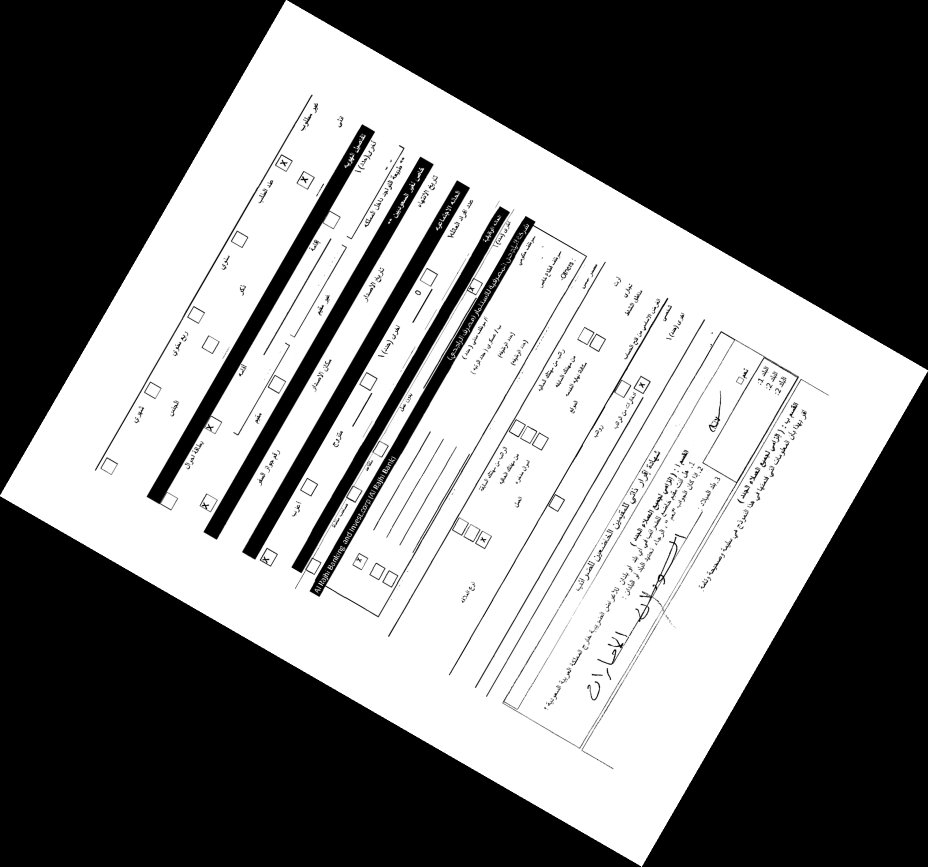
#> input picture 300deg.png, 1856 x 1733 px (shown at 1/2 size)
$ python image_rotate.py
#> lines starting #> are read from the running program, lines starting #| are printed output that depends on the picture; after the words box and inside, x2 and y2 are one past the last pixel; in counts of white or black regions, pixels touching at a corner belong together; long printed decimals are rounded
import numpy as np
import cv2
import math
from scipy import ndimage

#img_before = cv2.imread('img3.jpg')
img_before = cv2.imread('300deg.png')
#> img_before is the input picture: shape (1733, 1856, 3); min 0, max 255, mean 122.2
dpi=300
#img_before = cv2.resize(img_before, (640,480))
#cv2.imshow("Before", img_before)
key = cv2.waitKey(0)
#> (key Esc is pressed here)

img_gray = cv2.cvtColor(img_before, cv2.COLOR_BGR2GRAY)
img_edges = cv2.Canny(img_gray, 100, 100, apertureSize=3)
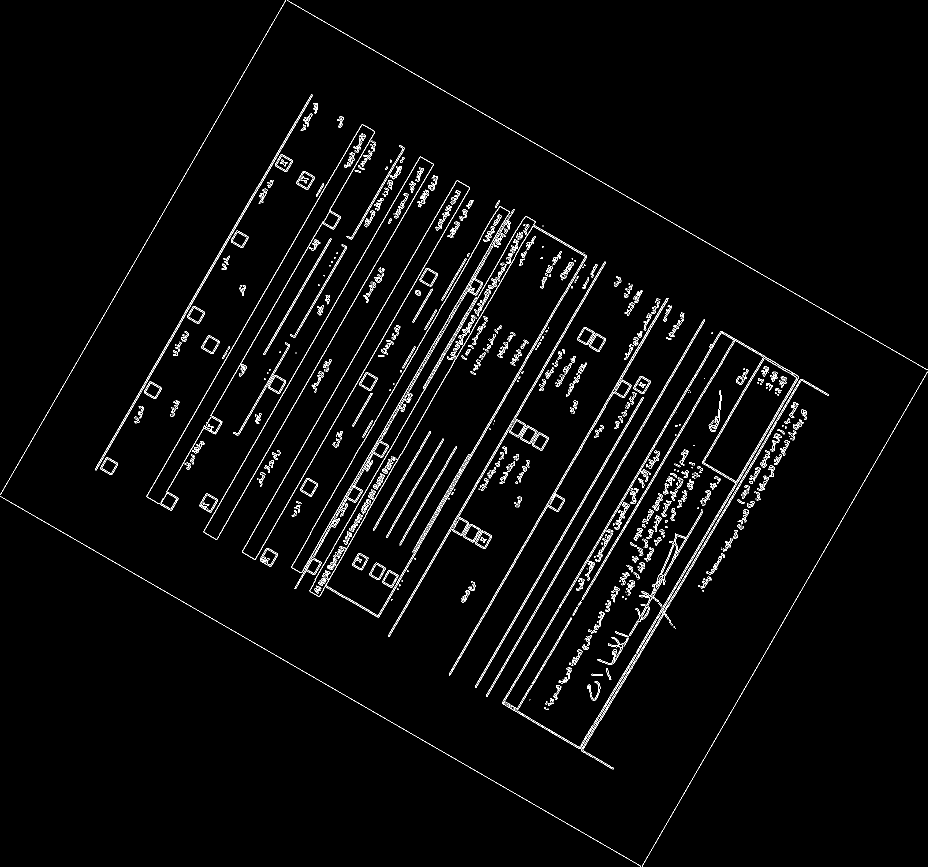
#> img_edges: shape (1733, 1856) (shown at 1/2 size); 2.4% white in thin lines or dots
lines = cv2.HoughLinesP(img_edges, 1, math.pi / 180.0, 100, minLineLength=100, maxLineGap=5)
#> lines = 131 rows, first 6: [0, 992, 1280, 1731], [574, 0, 1854, 739], [510, 1118, 939, 375], [1, 988, 571, 1], [293, 992, 714, 263], [783, 1188, 1156, 542]
angles = []

for x1, y1, x2, y2 in lines[0]:
    cv2.line(img_before, (x1, y1), (x2, y2), (255, 0, 0), 3)
    angle = math.degrees(math.atan2(y2 - y1, x2 - x1))
    angles.append(angle)
#> this loop made 1 pass
#> (x1, y1, x2, y2, angle) on pass 1: (0, 992, 1280, 1731, 30)
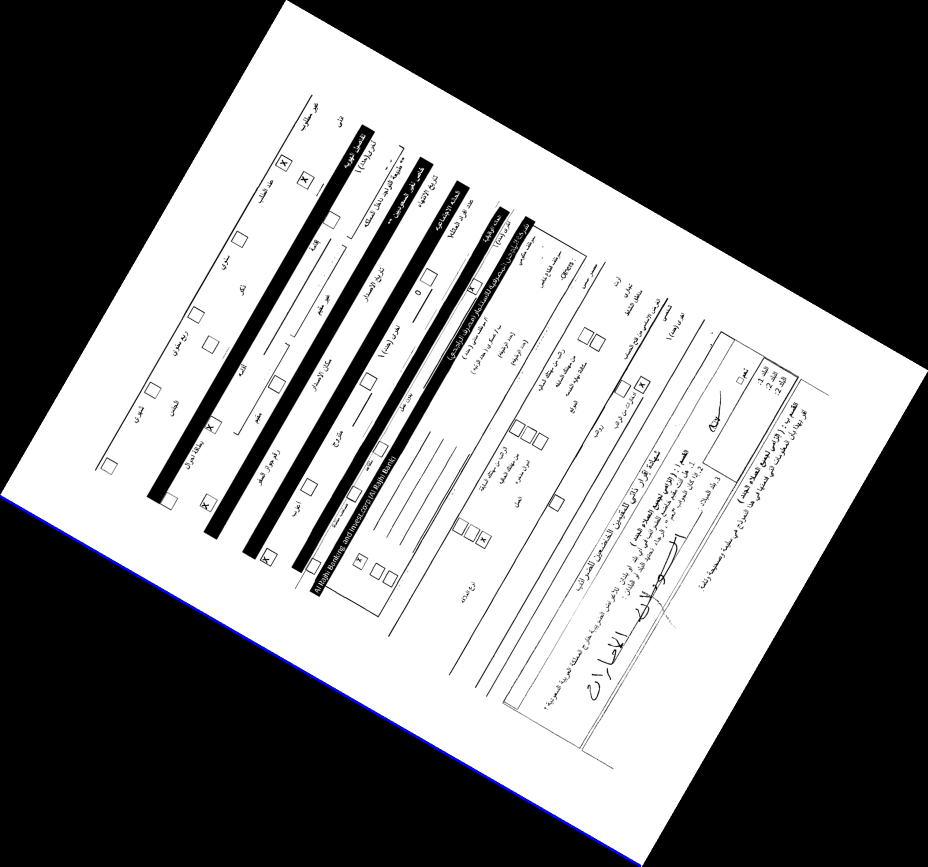
#> img_before: shape (1733, 1856, 3) (shown at 1/2 size); 0.23% of pixels changed, all inside (x1, y1, x2, y2) = (0, 990, 1283, 1733)
#> after the loop, angles = [30]

median_angle = np.median(angles)
#> median_angle = 30
img_rotated = ndimage.rotate(img_before, median_angle)
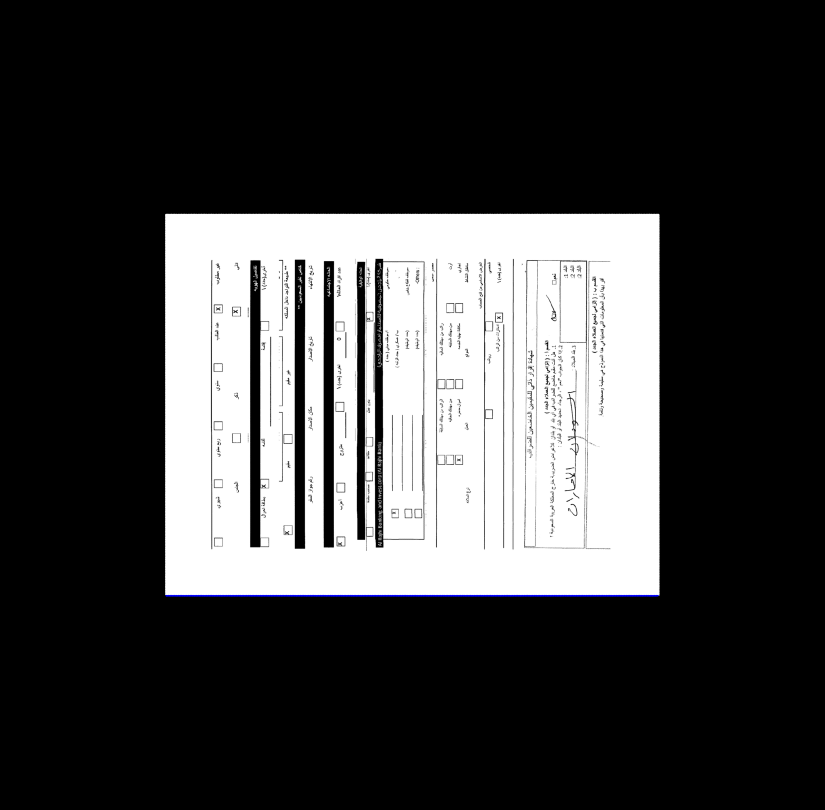
#> img_rotated: shape (2429, 2474, 3) (shown at 1/3 size); mean B, G, R 65.5, 65.2, 65.2
rotated_90 = np.rot90(img_rotated) #rotated 90 deg once
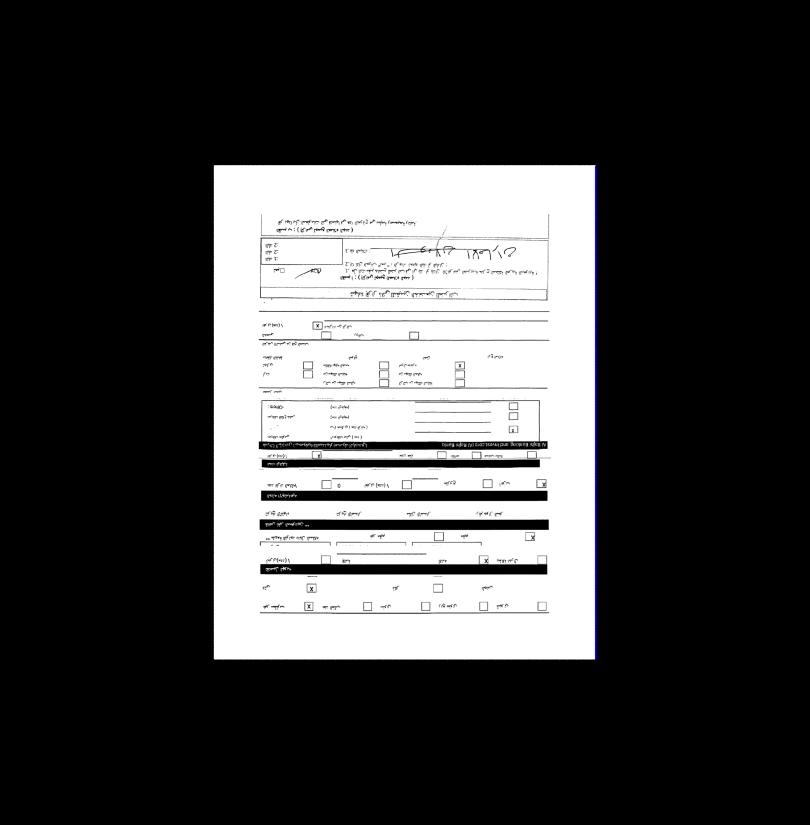
#> rotated_90: shape (2474, 2429, 3) (shown at 1/3 size); mean B, G, R 65.5, 65.2, 65.2
rotated_180 = np.rot90(rotated_90)
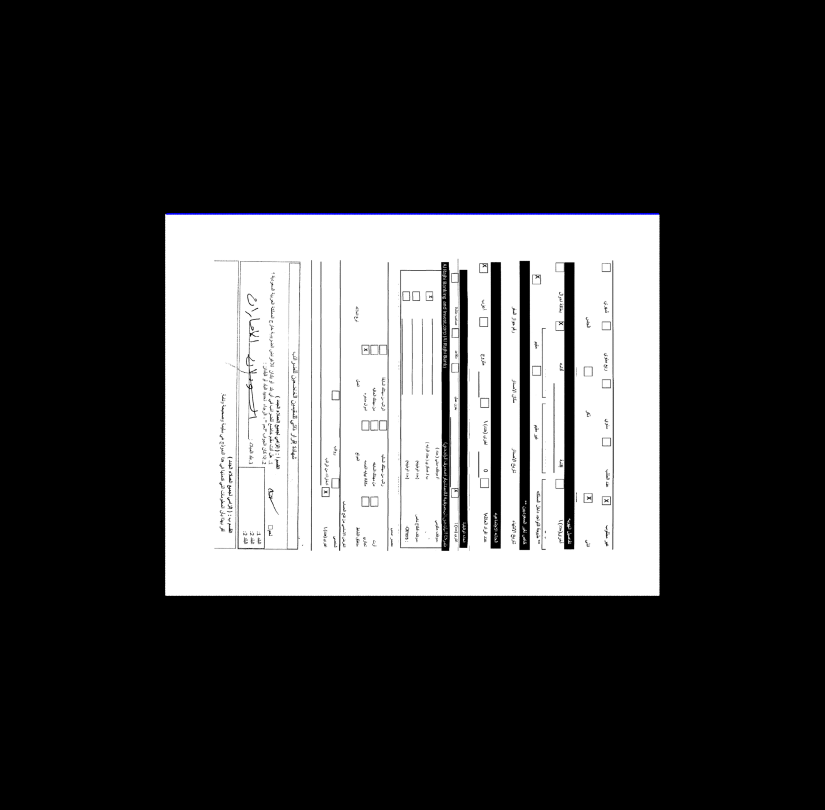
#> rotated_180: shape (2429, 2474, 3) (shown at 1/3 size); mean B, G, R 65.5, 65.2, 65.2
rotated_270 = np.rot90(rotated_180)
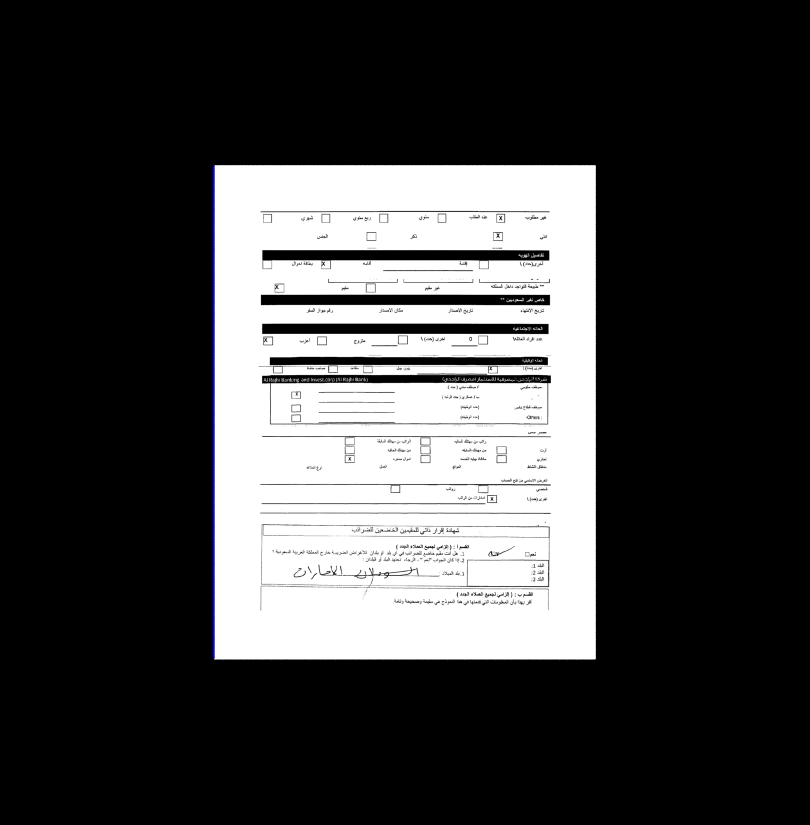
#> rotated_270: shape (2474, 2429, 3) (shown at 1/3 size); mean B, G, R 65.5, 65.2, 65.2

print("Angle is {}".format(median_angle))
#| Angle is 30.000


'''


import numpy as np
import cv2
import math
from scipy import ndimage


img_before = cv2.imread('img1.jpg')
#img_before = cv2.resize(img_before, (640,480))
cv2.imshow("Before", img_before)
key = cv2.waitKey(0)

img_gray = cv2.cvtColor(img_before, cv2.COLOR_BGR2GRAY)
img_edges = cv2.Canny(img_gray, 100, 100, apertureSize=3)
lines = cv2.HoughLinesP(img_edges, 1, math.pi / 180.0, 100, minLineLength=100, maxLineGap=5)

angles = []

for x1, y1, x2, y2 in lines[0]:
    cv2.line(img_before, (x1, y1), (x2, y2), (255, 0, 0), 3)
    angle = math.degrees(math.atan2(y2 - y1, x2 - x1))
    angles.append(angle)

median_angle = np.median(angles)
img_rotated = ndimage.rotate(img_before, median_angle)

rotated_90_clockwise = np.rot90(img_rotated) #rotated 90 deg once
rotated_180_clockwise = np.rot90(rotated_90_clockwise)
rotated_270_clockwise = np.rot90(rotated_180_clockwise)

#displaying all the images in different windows(optional)
cv2.imshow('median_angle_rotation', img_rotated)
# Create window with freedom of dimensions
#cv2.namedWindow("90 deg", cv2.WINDOW_NORMAL)
#cv2.resizeWindow("90 deg", 960, 540)
cv2.imshow('90 deg', rotated_90_clockwise)
cv2.imshow('Inverted', rotated_180_clockwise)
cv2.imshow('270 deg', rotated_270_clockwise)

k = cv2.waitKey(0)
if (k == 27): #closes all windows if ESC is pressed
	cv2.destroyAllWindows()

print("Angle is {}".format(median_angle))
cv2.imwrite('rotated.jpg', img_rotated)
'''

cv2.imwrite('output/rotated.jpg', img_rotated)

cv2.imwrite('output/rotated_90.jpg', rotated_90)

cv2.imwrite('output/rotated_180.jpg', rotated_180)

cv2.imwrite('output/rotated_270.jpg', rotated_270)

$ run again, with 39deg.png copied over 300deg.png
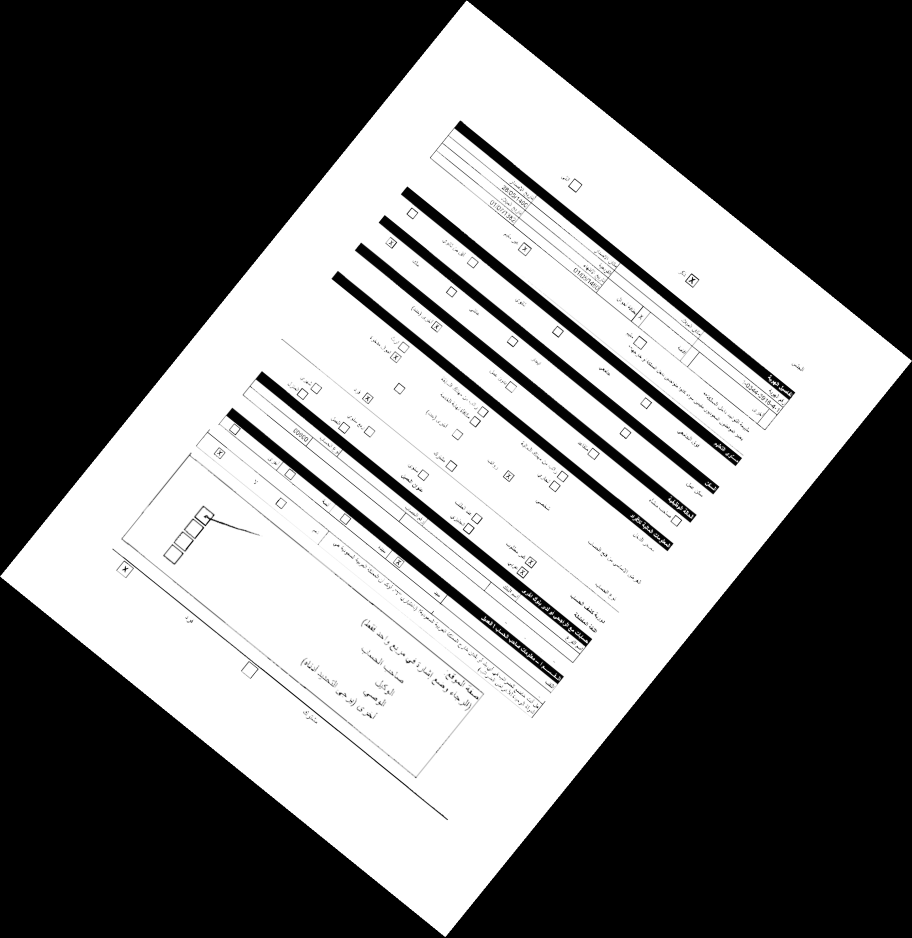
#> input picture 39deg.png, 1824 x 1875 px (shown at 1/2 size)
#> img_before is the input picture: shape (1875, 1824, 3); min 0, max 255, mean 116.4
#> `img_edges = cv2.Canny(img_gray, 100, 100, apertureSize=3)`:
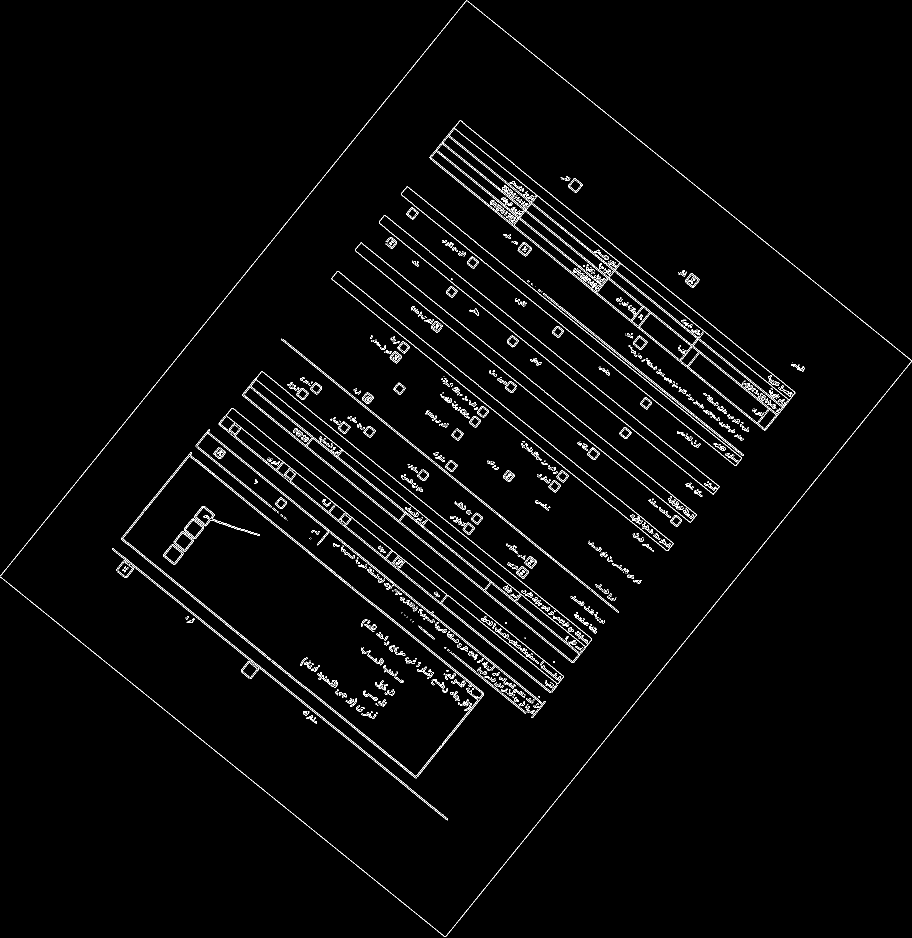
#> img_edges: shape (1875, 1824) (shown at 1/2 size); 2.2% white in thin lines or dots
#> lines = 105 rows, first 6: [0, 1152, 932, 1], [891, 1873, 1823, 722], [934, 1, 1822, 720], [1, 1154, 889, 1873], [464, 816, 1127, 1353], [510, 758, 1170, 1292]
#> the loop `for x1, y1, x2, y2 in lines[0]:` made 1 pass
#> (x1, y1, x2, y2, angle) on pass 1: (0, 1152, 932, 1, -51)
#> after the loop `for x1, y1, x2, y2 in lines[0]:`: angles = [-51]
#> median_angle = -51
#> `rotated_270 = np.rot90(rotated_180)`:
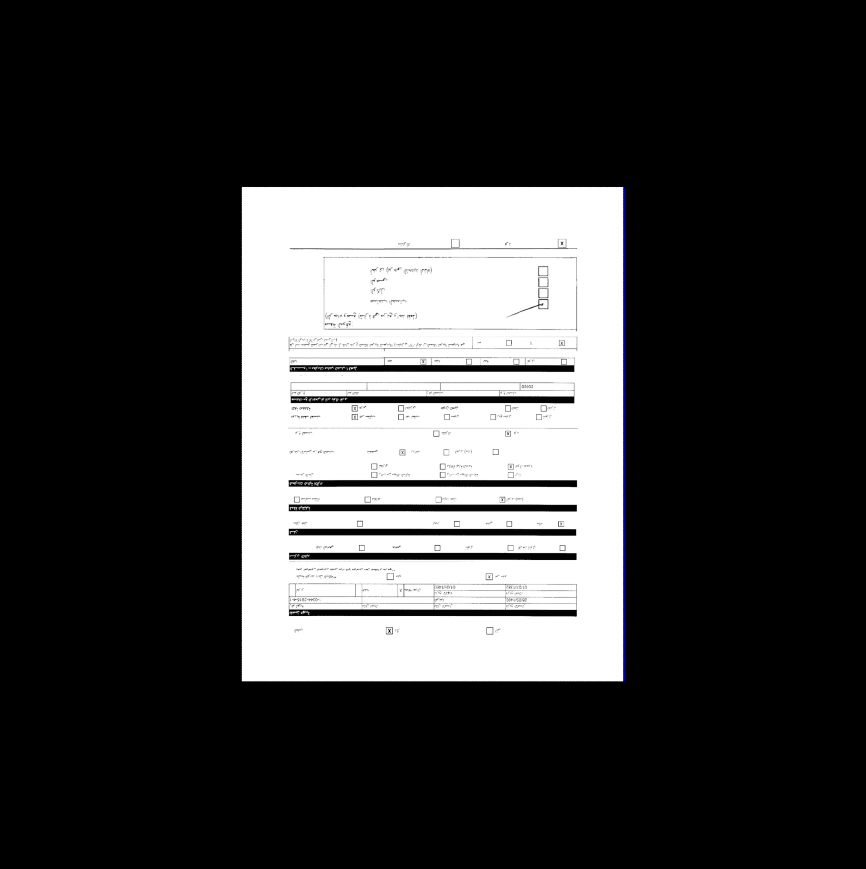
#> rotated_270: shape (2605, 2597, 3) (shown at 1/3 size); mean B, G, R 59, 58.7, 58.7
#| Angle is -51.002
